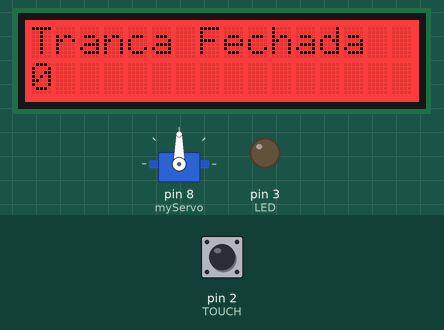
Bench run of a sketch on a simulated Arduino Uno, built with avr-gcc and run on an emulated ATmega328P. On the bench: servo, 16×2 character LCD, output pins drawn as LEDs (lit = HIGH). Inputs (shaded band) come from the test bench; at power-on: pin 2 (TOUCH) LOW.

Above: at 1.2 s.
1.3 s: pin 2 (TOUCH) pulled HIGH for 0.65 s
At 1.82 s:
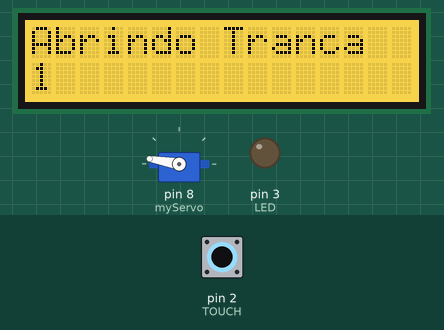
4.0 s: pin 2 (TOUCH) pulled HIGH for 1 s
At 5.35 s:
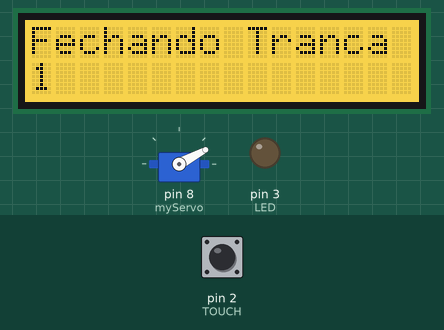
6.7 s: pin 2 (TOUCH) pulled HIGH for 3.2 s
At 12.3 s:
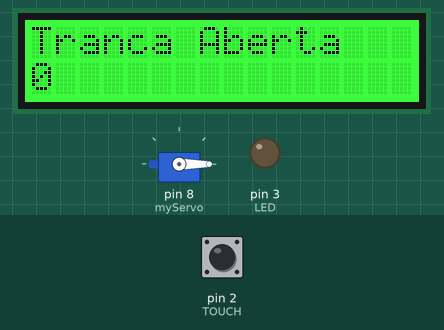
Timing chart, 0 to 13.8 s (numbered marks = the images above; inputs shaded):
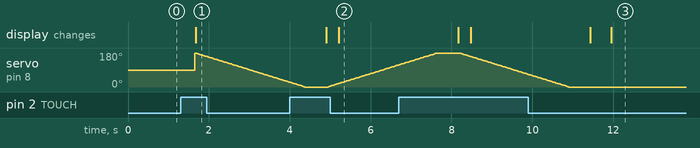

The sketch:

Arduino.ino
```cpp
#include <rgb_lcd.h>
#include <Servo.h>
#include <Wire.h>
#include "rgb_lcd.h"

#define TOUCH 2
#define LED 3
#define LUZ A0

const int colorR = 255;
const int colorG = 0;
const int colorB = 0;

int servoPosition = 0;
int sensorBiometrico;
int var = 0; // Variavel de controle para evitar o loop do texto porta aberta
int luz;
int intensidadeLuz;
bool trancado = true;

Servo myServo;
rgb_lcd lcd;


void setup()
{

  Serial.begin(115200);
  myServo.attach(8);

  pinMode(TOUCH, INPUT);
  pinMode (LED, OUTPUT);
  pinMode (LUZ, INPUT);

  lcd.begin(16, 2);
  lcd.setRGB(colorR, colorG, colorB);
  lcd.setRGB(255, 0, 0); // Cor Vermelha
  lcd.setCursor(0, 0);
  lcd.clear();
  lcd.print("Tranca Fechada");
  lcd.setCursor(0, 1);
  lcd.print(0);

}

void loop()
{


  sensorBiometrico = digitalRead(TOUCH);

  if (sensorBiometrico == 1) {

    lcd.setRGB(250, 200 , 20); // Cor Amarelo
    lcd.clear();

    if (trancado) {
      lcd.print("Abrindo Tranca");
    } else {
      lcd.print("Fechando Tranca");
    }

    lcd.setCursor(0, 1);
    lcd.print(sensorBiometrico);


    if (trancado) {

      trancado = false;
      for (servoPosition = 180; servoPosition >= 0; servoPosition -= 1) {   // Fechamento da Trava
        myServo.write(servoPosition);
        delay(15);
      }

    } else {

      trancado = true;
      for (servoPosition = 0; servoPosition <= 180; servoPosition += 1) {    // Abertura da Trava
        myServo.write(servoPosition);


        delay(15);
      }

    }
  }
  delay(500);
  lcd.clear();
  lcd.setCursor(0, 0);

  if (!trancado) {                // --------------------------- TRANCA ABERTA -------------------------------
    lcd.setRGB(0, 255, 0);       // Cor Verde
    lcd.print("Tranca Aberta");
  } else {                      // --------------------------- TRANCA FECHADA -------------------------------
    lcd.setRGB(255, 0, 0);     // Cor Vermelha
    lcd.print("Tranca Fechada");
  }
  lcd.setCursor(0, 1);
  lcd.print(sensorBiometrico);
}
```

Measured:
- after the input at 1.3 s, the display: changes after 0.37 s (image 1)
- after the input at 4.0 s, the display: first differs from a run without the input after 1.2 s (image 2)
- after the input at 6.7 s, the display: first differs from a run without the input after 1.8 s (image 3 shows a later state)
- by itself, servo on pin 8 (myServo): rises from 118° to 180° in 0.92 s, then falls to 0° in 3.3 s
